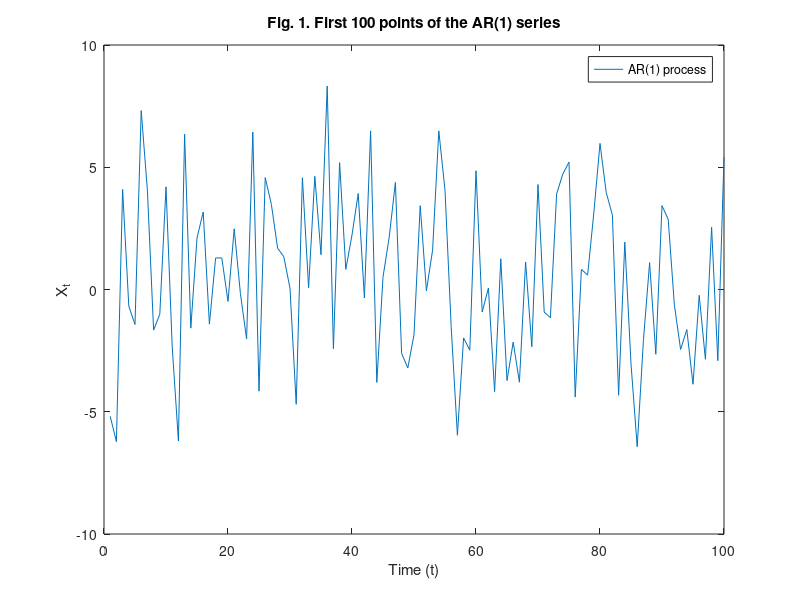

Write MATLAB code to recreate this figure. (Note: this script raises an error after producing the figure.)
% Exercise - Understanding the method of block bootstrap

%% 1. Aim of the exericse

% The aim of this exercise is to understand how to correctly estimate the
% sampling distribution of a statistic (e.g., the sample mean) when data
% are serially correlated, such as in time-series settings. Standard
% bootstrap methods assume independent observations and can lead to biased
% inference. We use the block bootstrap method to account for dependence
% across observations and compare its performance to sampling directly from
% the population.

%% 2. Theory

% Refer to the accompanying PDF file for the theory.

%% 3. Set values for the parameters of the simulation

% 3.1. Clear the memory
clear;

% 3.2. Set the number of simulations as the number of bootstrap samples
N_sim = 5000;

%% 4. Generate population data

% 4.1. Set the population size
N_obs_pop = 100000;

% 4.2. Set AR(1) persistence parameter
phi = 0.7;

% 4.3. Generate white noise innovations
varepsilon = random('Normal',0,1,[N_obs_pop,1]);

% 4.4. Simulate AR(1) time‑series data
data_pop = filter(1,1-phi,varepsilon);

%% 5. Plot AR(1) time series

% Figure
figure('Position',[100 100 1000 1000]);
plot(1:100,data_pop(1:100));
xlabel('Time (t)');
ylabel('X_t');
title('Fig. 1. First 100 points of the AR(1) series');
legend('AR(1) process');

%% 6. Draw samples from the population

% 6.1. Set the sample size
N_obs_sample = 5000;

% 6.2. Preallocate matrix to store samples
data_samples_pop = NaN(N_obs_sample,N_sim);

% 6.3. Preallocate vector to store sample means
means_data_samples_pop = NaN(N_sim,1);

% 6.4. Sample from the population and compute the sample mean each time
for i = 1:N_sim
    start_idx = randi(N_obs_pop-N_obs_sample+1);
    data_samples_pop(:,i) = data_pop(start_idx:start_idx+N_obs_sample-1);
    means_data_samples_pop(i) = mean(data_samples_pop(:,i));
end

%% 7. Pick an "initial" sample

% 7.1. Randomly pick one sample index
sample_index = randi(N_sim);

% 7.2. Pick one sample from the previously drawn samples
data_sample = data_samples_pop(:,sample_index);

% 7.3. Compute optimal block length
block_length = ceil(N_obs_sample^(1/5));

% 7.4. Compute how many full blocks can be formed
N_blocks = floor(N_obs_sample/block_length); % Max. num. of full blocks

% 7.5. Trim sample to fit an exact number of full blocks
trimmed_sample = data_sample(1:N_blocks*block_length);

% 7.6. Reshape trimmed sample into non-overlapping blocks
blocks = reshape(trimmed_sample,block_length,N_blocks)';

%% 8. Draw (bootstrap) samples from the initial sample 

% 8.1. Preallocate vector to store (bootstrap) sample means
means_data_samples_boot = NaN(N_sim,1);

% 8.2. Resample k blocks from the initial sample and compute the mean
for i = 1:N_sim
    data_samples_boot = datasample(blocks,N_blocks,1,'Replace',true);
    data_samples_boot_flat = data_samples_boot(:);
    means_data_samples_boot(i) = mean(data_samples_boot_flat);
end

%% 9. Plot estimated PDFs

% 9.1. Estimate the density
[f_boot,x_boot] = ksdensity(means_data_samples_boot,'function','pdf');

% 9.2. Create a figure
figure('Position',[100 100 1000 1000]);
hold on
plot(x_boot,f_boot,'Color',[0.8500,0.3250,0.0980], ...
    'DisplayName','Bootstrap sample means');
[f_pop,x_pop] = ksdensity(means_data_samples_pop,'function','pdf');
plot(x_pop,f_pop,'Color',[0,0.4470,0.7410], ...
    'DisplayName','Population sample means');
title(['Fig. 2. PDFs of sample means based on bootstrap and ' ...
    'population sampling']);
ylabel('Density');
xlabel('Sample mean');
legend('show')
hold off

%% 10. Plot estimated CDFs

% 10.1. Estimate the density
[f_boot,x_boot] = ksdensity(means_data_samples_boot,'function','cdf');

% 10.2. Create a figure
figure('Position',[100 100 1000 1000]);
hold on
plot(x_boot,f_boot,'Color',[0.8500,0.3250,0.0980], ...
    'DisplayName','Bootstrap sample means');
[f_pop,x_pop] = ksdensity(means_data_samples_pop,'function','cdf');
plot(x_pop,f_pop,'Color',[0,0.4470,0.7410], ...
    'DisplayName','Population sample means');
title(['Fig. 3. CDFs of sample means based on bootstrap and ' ...
    'population sampling']);
ylabel('Cumulative distribution');
xlabel('Sample mean');
legend('show');
hold off
